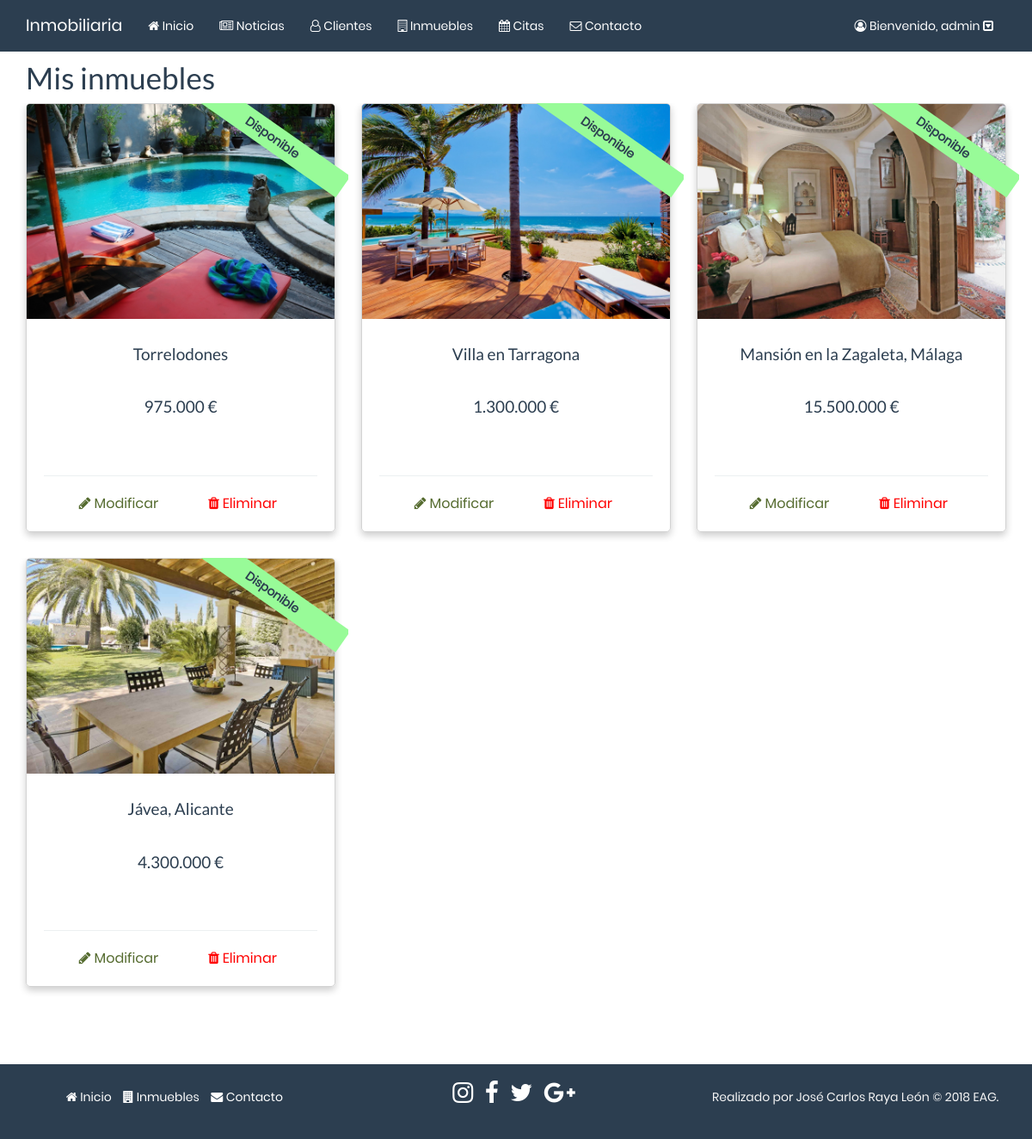
Page /php/cliente/inmuebles.php (signed in) on the earlier database version.
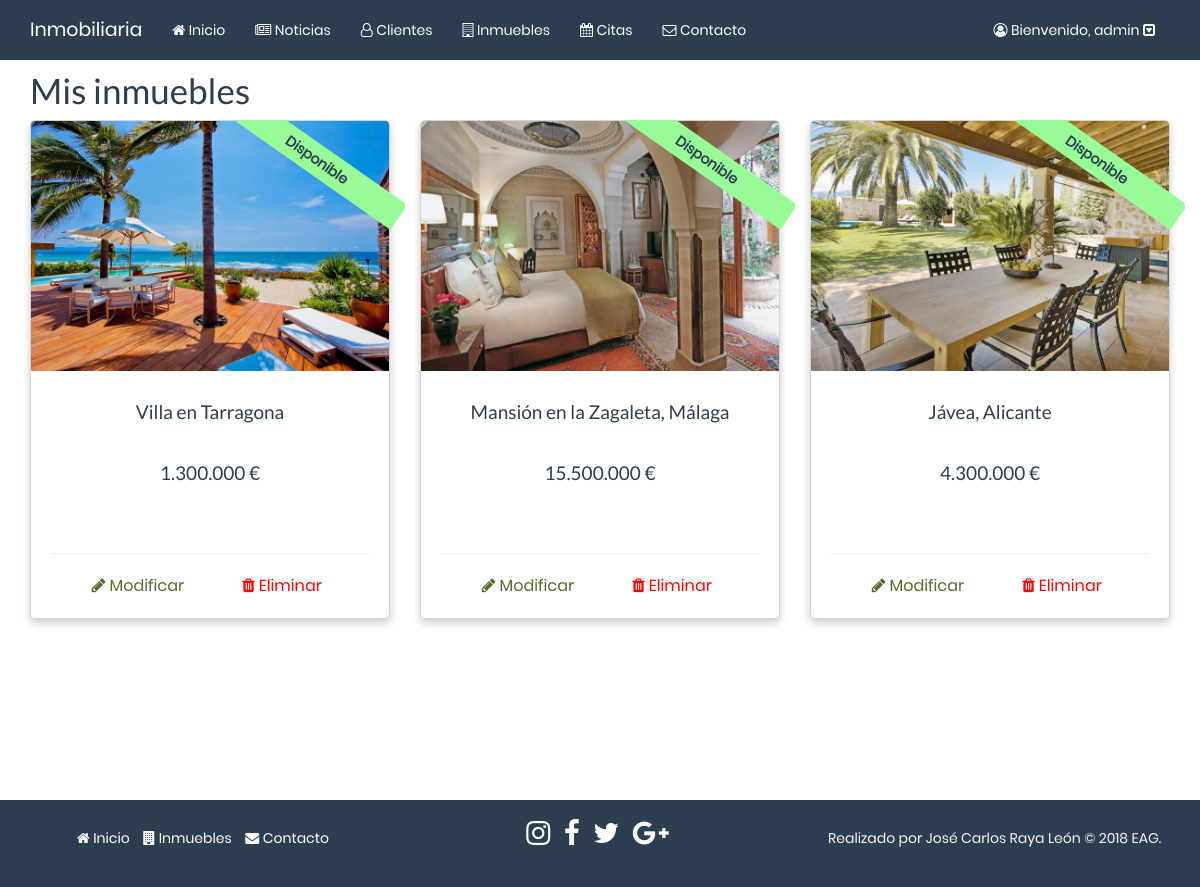
Same page on the later database version.
### tables this page shows
CREATE TABLE IF NOT EXISTS `inmuebles` (
`id` bigint(20) unsigned NOT NULL,
  `direccion` varchar(150) NOT NULL,
  `descripcion` varchar(560) NOT NULL,
  `precio` decimal(12,2) NOT NULL,
  `id_cliente` bigint(20) NOT NULL,
  `imagen` varchar(50) NOT NULL
);

### php/funciones.php (the view, shortened to what the changed rows need)
    <?php
function cabecera(){
?>
<link rel="stylesheet" href="../../css/bootstrap.min.css">
<link rel="stylesheet" href="../../css/main.css">
<link rel="stylesheet" href="../../css/font-awesome.css">
<?php
}
function db_connect() {
    static $conexion;
    if(!isset($connection)) {
        $conexion = mysqli_connect('localhost', 'root', '', 'inmobiliaria');
    }
    mysqli_set_charset($conexion, 'utf8');
    return $conexion;
}
function db_query($consulta) {
    $conexion = db_connect();
    $resultado = mysqli_query($conexion, $consulta);
    if($resultado === false) {
        echo db_error();
    } else {
        return $resultado;
    }
}
            ?>
        <?php
function inmuebles($cons){
 ?>
<div class="row">
    <?php
            $inmuebles = db_query($cons);
            $cont = 0;
        if(mysqli_num_rows($inmuebles) == 0){
             ?>
            <h2><span class="fa fa-info-circle text-info"></span> No se han encontrado inmuebles</h2>
            <?php
        }else{
            while($fila = mysqli_fetch_array($inmuebles, MYSQLI_ASSOC)){
                ?>
        <div class="col-md-4 inmueble">
            <div class="card inmueble">
                <a href="inmueble.php?id=<?php echo $fila['id'] ?>">
                    <div class="row imagen-inmueble" style="background-image: url(../../img/inmuebles/<?php echo $fila['imagen']; ?>);">
                    </div>
                </a>
                <?php
                    if($fila['id_cliente'] == 0){ ?>
                    <div class="disponibilidad" style="background-color:palegreen">
                        <strong>Disponible</strong>
                    </div>
                    <?php }else{ ?>
                        <div class="disponibilidad" style="background-color:#FA5858">
                            <strong>Vendido</strong>
                        </div>
                    <?php
                        }
                        ?>
                            <div class="card-body">
                                <div class="row">
                                    <div class="col-md-12">
                                        <h4 class="card-title text-center">
                                            <a href="inmueble.php?id=<?php echo $fila['id'] ?>">
                                                <?php echo $fila['direccion']; ?>
                                            </a>
                                        </h4>
                                    </div>
                                </div>
                                <br>
                                <div class="row text-center">
                                    <h4>
                                        <?php echo number_format($fila['precio'], 0, ',', '.'); ?> €</h4>
                                </div>
                                <div class="row text-center">
                                    <?php
                                    $nombres = db_query("select nombre, apellidos from clientes where id = $fila[id_cliente]");
                                    $nombre = mysqli_fetch_array($nombres);
                                    if($fila['id_cliente'] != 0){
                                    ?>
                                        <h5>
                                            <?php echo $nombre['nombre']." ".$nombre['apellidos'] ?>
                                        </h5>
                                        <?php
                                    }else{
                                        echo '<h5>&nbsp</h5>';
                                    }
                                ?>
                                </div>
                                <?php
                                if(isset($_SESSION['usuario']) && $_SESSION['usuario'] == "admin"){
                                    ?>
                                    <hr>
                                        <div class="row center-block">
                                            <div class="col-xs-12">
                                                <div class="col-xs-6 col-md-12 col-lg-6 text-center"><span>
                                                                <a class="btn-m" href="mod_inmueble.php?id=<?php echo $fila['id'] ?>" title="Modificar">
                                                                <span class="fa fa-pencil"></span> Modificar</a>
                                                    </span>
                                                </div>
                                                <div class="col-xs-6 col-md-12 col-lg-6 text-center">
                                                    <a class="btn-r" href="del_inmueble.php?id=<?php echo $fila['id'] ?>" title="Eliminar">
                                                                <span class="fa fa-trash"></span> Eliminar</a>
                                                </div>
                                            </div>
                                        </div>
                                    <?php
                                }
                                ?>
                            </div>
            </div>
        </div>
        <?php
                $cont++;
                if ($cont % 3 == 0){
                ?>
                    </div>
                    <div class="row">
                        <?php
                }
            }
        }
    }
    ?>

Differences in the rows shown:
no longer on this page (row edited): inmuebles: imagen (picture), shows "Disponible", direccion "Torrelodones", precio "975.000"
